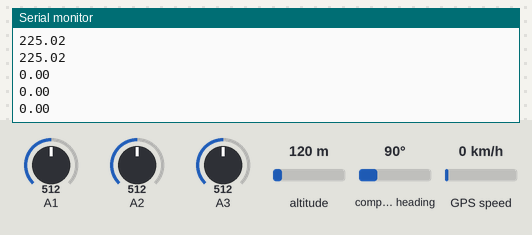
Bench run of a sketch on a simulated Arduino Mega 2560, built with avr-gcc and run on an emulated ATmega2560. Shown: the last lines printed to the serial monitor. The test bench sets the inputs (shaded band); at power-on: A1 = 512, A2 = 512, A3 = 512, altitude 120 m, compass heading 90°, GPS speed 0 km/h. The GPS gets a fix after 3 s at 37.7749, -122.4194 with 8 satellites; the modem accepts every AT command (registered, SIM ready, sends succeed) and sends nothing else.

Above: at 1.2 s.
1.3 s: A1 set to 716
At 5.8 s:
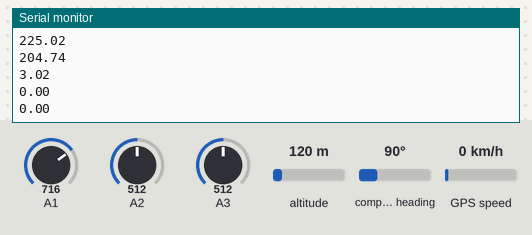
5.9 s: A2 set to 716
At 7.2 s:
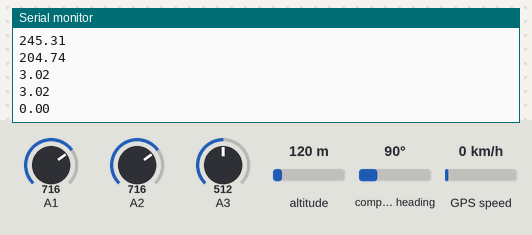
7.4 s: A3 set to 306
At 8.4 s:
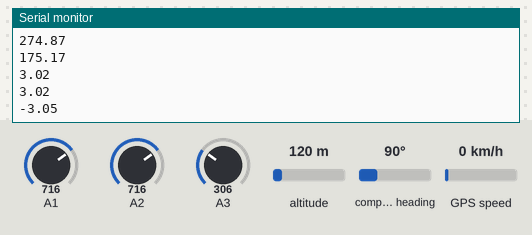
8.9 s: A3 set to 260
At 9.9 s:
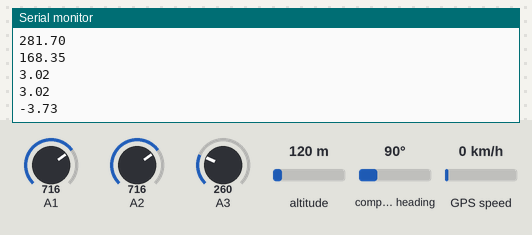
10.4 s: A1 set to 992
At 11.4 s:
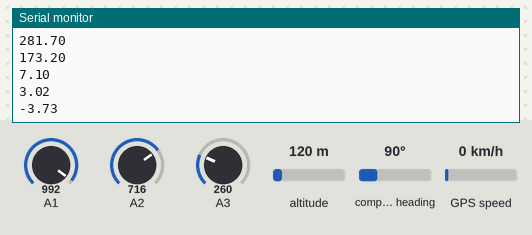
11.9 s: A2 set to 992
At 13.4 s:
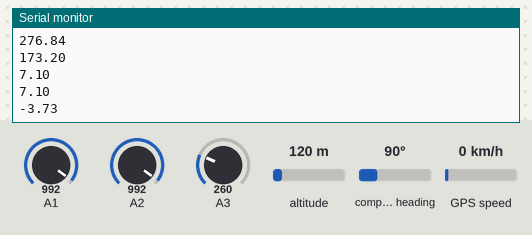
Timing chart, 0 to 14.4 s (numbered marks = the images above; inputs shaded):
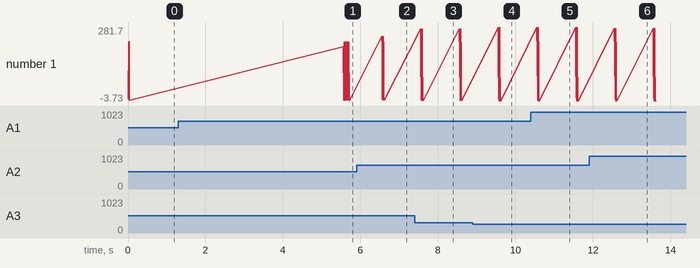

The sketch:

accident_detect.ino
```cpp
#include <TinyGPS++.h>


double LAT,LONG,ALT;
int xsample=0,ysample=0,zsample=0;
int ax,ay,az;
double AX, AY, AZ,roll,pitch,xvalue,yvalue,zvalue;
int j = 0;
int i = 0;
int kk = 0;
TinyGPSPlus gps;
/*SoftwareSerial Serial2 (2,3);
SoftwareSerial Serial1(4, 5);
*/

void setup() {
  // put your setup code here, to run once:
Serial.begin(9600);
Serial1.begin(9600);
Serial2.begin(9600);

for( kk = 0; kk<10; kk++)
{
  xsample += analogRead(A1);
ysample += analogRead(A2);
zsample += analogRead(A3);
}

xsample/=10;
ysample/=10;
zsample/=10;

xvalue = (((double)(xsample * 5)/1024)-1.65) / 0.33;
yvalue = (((double)(ysample * 5)/1024)-1.65) / 0.33;
zvalue = (((double)(zsample * 5)/1024)-1.65) / 0.33;

Serial.println(xvalue);
Serial.println(yvalue);


}

void loop() {
gg:
while(Serial1.available()>0)
{
  if(gps.encode(Serial1.read()))
{
sendmsg();

ax = analogRead(A1);
ay = analogRead(A2);
az = analogRead(A3);

AX = (((double)(ax * 5)/1024)-1.65) / 0.33;
AY = (((double)(ay * 5)/1024)-1.65) / 0.33;
AZ = (((double)(az * 5)/1024)-1.65) / 0.33;

roll = (((atan2(AY,AZ)*180)/3.14)+180) ;
pitch = (((atan2(AZ,AX)*180)/3.14)+180) ;
Serial.println(roll);
Serial.println(pitch);
Serial.println(AX - xvalue);
Serial.println(AY - yvalue);
Serial.println(AZ - zvalue);

if(roll > 220 || roll < 180 || pitch > 270 || pitch <230 || ((AX - xvalue)>5) || ((AX - xvalue)<-5) ||((AY - yvalue)>5) || ((AY - yvalue)<-5) )
{
  if(j==0)
  {
  Serial2.println("AT");
updateSerial();
Serial2.println("AT+CSQ");
updateSerial();
Serial2.println("AT+CMGF=1");
updateSerial();
Serial2.println("AT+CMGS=\"+917899046512\"");
updateSerial();
Serial2.println("Accident has occured at ");
updateSerial();
Serial2.print("LATTITUDE : ");
updateSerial();
Serial2.println(LAT,6);
updateSerial();
Serial2.print("LONGITUDE : ");
updateSerial();
Serial2.println(LONG,6);
updateSerial();
Serial2.print("ALTITUDE : ");
updateSerial();
Serial2.println(ALT,6);
updateSerial();
Serial2.write(26);
  Serial.print("sent");
  j++;
}
}
  }
}
if (millis() > 5000 && gps.charsProcessed() < 10)
  {
    Serial.println("No GPS detected");
    goto gg;
  }
}

void sendsms()
{
  Serial2.println("AT+CMGF=1");
  updateSerial();
  Serial2.println("AT+CMGS=\"+918123329629\"");
  updateSerial();
  Serial2.print("Lattitude :");
  Serial2.println(LAT);
  updateSerial();
  Serial2.print("Longitude :");
  Serial2.println(LONG);
  updateSerial();
  Serial2.print("Altitude :");
  Serial2.println(ALT);
  updateSerial();
  Serial2.write(26);
  //Serial.print("yes");
  //updateSerial();
}

void sendmsg()
{
  if (gps.location.isValid())
  {
    LAT = gps.location.lat();
    LONG = gps.location.lng();
    ALT = gps.altitude.meters();

  }
}
void updateSerial()
{

  delay(500);
  /*while(Serial.available())
  {

    Serial2.write(Serial.read());
  }*/

  while(Serial2.available())
  {
    Serial.write(Serial2.read());
  }
}

void fulldata()
{
gg :

  // This sketch displays information every time a new sentence is correctly encoded.
  while (Serial1.available() > 0)
  {
    Serial.println("jj");
    Serial.println(gps.encode(Serial1.read()));
    if (gps.encode(Serial1.read()))
    {
      Serial.println("gg");
      sendmsg();
// Serial.print("lat read");
    }
  }

  // If 5000 milliseconds pass and there are no characters Serial1ing in
  // over the software serial port, show a "No GPS detected" error
  if (millis() > 5000 && gps.charsProcessed() < 10)
  {
    Serial.println("No GPS detected");
    goto gg;
  }
}
```

Measured:
- after the input at 1.3 s, the serial monitor: prints a new line after 4.3 s (image 1)
- after the input at 5.9 s, the serial monitor: prints a new line after 0.65 s (image 2)
- after the input at 7.4 s, the serial monitor: prints a new line after 0.15 s (image 3)
- after the input at 8.9 s, the serial monitor: prints a new line after 0.65 s (image 4)
- after the input at 10.4 s, the serial monitor: prints a new line after 0.16 s (image 5)
- after the input at 11.9 s, the serial monitor: prints a new line after 0.65 s (image 6)
- plotted number 1: 0 → -3.05 after the input at 7.4 s, -3.05 → -3.73 after the input at 8.9 s
